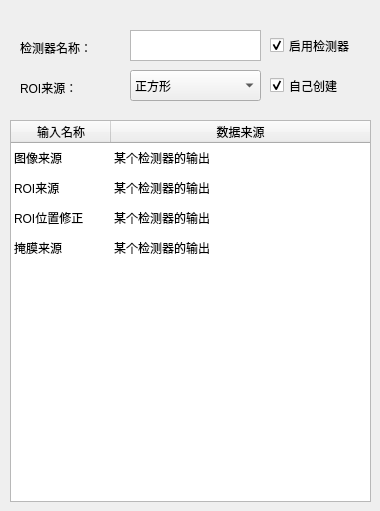
       <widget class="QWidget" name="tab">
        <attribute name="title">
         <string>输入设置</string>
        </attribute>
        <widget class="QCheckBox" name="checkBox_roiCreat">
         <property name="geometry">
          <rect>
           <x>270</x>
           <y>70</y>
           <width>101</width>
           <height>31</height>
          </rect>
         </property>
         <property name="minimumSize">
          <size>
           <width>101</width>
           <height>31</height>
          </size>
         </property>
         <property name="text">
          <string>自己创建</string>
         </property>
         <property name="checked">
          <bool>true</bool>
         </property>
         <property name="tristate">
          <bool>false</bool>
         </property>
        </widget>
        <widget class="QLabel" name="label_funcName">
         <property name="geometry">
          <rect>
           <x>20</x>
           <y>40</y>
           <width>81</width>
           <height>16</height>
          </rect>
         </property>
         <property name="text">
          <string>检测器名称：</string>
         </property>
        </widget>
        <widget class="QLabel" name="label_roiCreat">
         <property name="geometry">
          <rect>
           <x>20</x>
           <y>80</y>
           <width>91</width>
           <height>16</height>
          </rect>
         </property>
         <property name="text">
          <string>ROI来源：</string>
         </property>
        </widget>
        <widget class="QCheckBox" name="checkBox_enableFunc">
         <property name="geometry">
          <rect>
           <x>270</x>
           <y>30</y>
           <width>101</width>
           <height>31</height>
          </rect>
         </property>
         <property name="minimumSize">
          <size>
           <width>101</width>
           <height>31</height>
          </size>
         </property>
         <property name="text">
          <string>启用检测器</string>
         </property>
         <property name="checked">
          <bool>true</bool>
         </property>
        </widget>
        <widget class="QComboBox" name="comboBox_imageSource">
         <property name="geometry">
          <rect>
           <x>130</x>
           <y>70</y>
           <width>131</width>
           <height>31</height>
          </rect>
         </property>
         <property name="minimumSize">
          <size>
           <width>131</width>
           <height>31</height>
          </size>
         </property>
         <property name="maximumSize">
          <size>
           <width>131</width>
           <height>31</height>
          </size>
         </property>
         <item>
          <property name="text">
           <string>正方形</string>
          </property>
         </item>
         <item>
          <property name="text">
           <string>圆形</string>
          </property>
         </item>
         <item>
          <property name="text">
           <string>多边形</string>
          </property>
         </item>
        </widget>
        <widget class="QPlainTextEdit" name="plainTextEdit_funcName">
         <property name="geometry">
          <rect>
           <x>130</x>
           <y>30</y>
           <width>131</width>
           <height>31</height>
          </rect>
         </property>
         <property name="minimumSize">
          <size>
           <width>131</width>
           <height>31</height>
          </size>
         </property>
         <property name="maximumSize">
          <size>
           <width>131</width>
           <height>31</height>
          </size>
         </property>
         <property name="overwriteMode">
          <bool>false</bool>
         </property>
        </widget>
        <widget class="QTableWidget" name="tableWidget_input">
         <property name="geometry">
          <rect>
           <x>10</x>
           <y>120</y>
           <width>361</width>
           <height>382</height>
          </rect>
         </property>
         <property name="minimumSize">
          <size>
           <width>361</width>
           <height>382</height>
          </size>
         </property>
         <property name="maximumSize">
          <size>
           <width>361</width>
           <height>382</height>
          </size>
         </property>
         <property name="editTriggers">
          <set>QAbstractItemView::NoEditTriggers</set>
         </property>
         <property name="selectionMode">
          <enum>QAbstractItemView::SingleSelection</enum>
         </property>
         <property name="selectionBehavior">
          <enum>QAbstractItemView::SelectRows</enum>
         </property>
         <property name="showGrid">
          <bool>false</bool>
         </property>
         <attribute name="horizontalHeaderStretchLastSection">
          <bool>true</bool>
         </attribute>
         <attribute name="verticalHeaderVisible">
          <bool>false</bool>
         </attribute>
         <row>
          <property name="text">
           <string>1</string>
          </property>
         </row>
         <row>
          <property name="text">
           <string>2</string>
          </property>
         </row>
         <row>
          <property name="text">
           <string>3</string>
          </property>
         </row>
         <row>
          <property name="text">
           <string>4</string>
          </property>
         </row>
         <column>
          <property name="text">
           <string>输入名称</string>
          </property>
         </column>
         <column>
          <property name="text">
           <string>数据来源</string>
          </property>
         </column>
         <item row="0" column="0">
          <property name="text">
           <string>图像来源</string>
          </property>
         </item>
         <item row="0" column="1">
          <property name="text">
           <string>某个检测器的输出</string>
          </property>
         </item>
         <item row="1" column="0">
          <property name="text">
           <string>ROI来源</string>
          </property>
         </item>
         <item row="1" column="1">
          <property name="text">
           <string>某个检测器的输出</string>
          </property>
         </item>
         <item row="2" column="0">
          <property name="text">
           <string>ROI位置修正</string>
          </property>
         </item>
         <item row="2" column="1">
          <property name="text">
           <string>某个检测器的输出</string>
          </property>
         </item>
         <item row="3" column="0">
          <property name="text">
           <string>掩膜来源</string>
          </property>
         </item>
         <item row="3" column="1">
          <property name="text">
           <string>某个检测器的输出</string>
          </property>
         </item>
        </widget>
       </widget>
